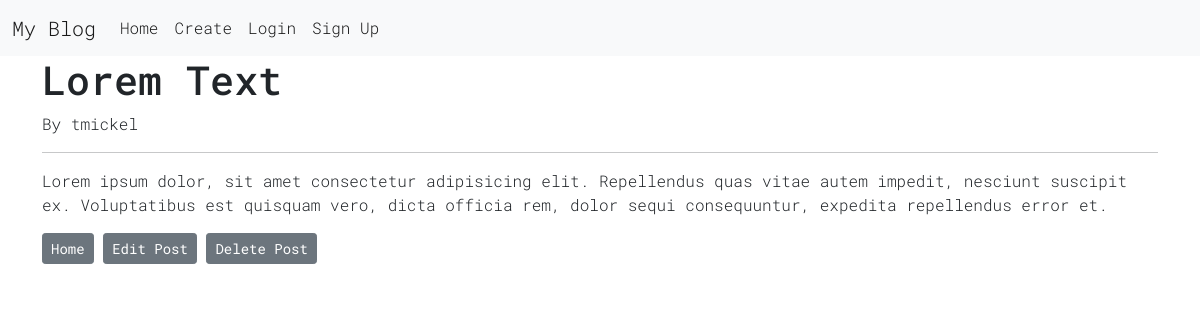
Screenshot of /posts/6/ with the database file from the repository.
### blog/models.py (models this page shows, shortened)
class Post(models.Model):
    title = models.CharField(max_length=200)
    author = models.ForeignKey("auth.User", on_delete=models.CASCADE)
    body = models.TextField()

### blog/views.py (the view)
# urls.py: path("posts/<int:pk>/", BlogDetailView.as_view(), name="post_detail"),
class BlogDetailView(DetailView):
    model = Post
    template_name = "post_detail.html"

### templates/post_detail.html (shortened to what this page needs)
{% extends 'base.html' %}
{% block content %}
    <div class="container">
        <div class="post_entry">
            <h1>{{ post.title }}</h1>
            <p>By {{ post.author }}</p>
            <hr>
            <p>{{ post.body }}</p>
            <a class="btn btn-secondary btn-sm" href="{% url 'home' %}">Home</a>
            <a class="btn btn-secondary btn-sm" href="{% url 'post_edit' post.pk %}">Edit Post</a>
            <a class="btn btn-secondary btn-sm" href="{% url 'post_delete' post.pk %}">Delete Post</a>
        </div>
    </div>
{% endblock content %}

### static/css/base.css (style rules this page uses)
body { font-family: 'Roboto Mono', monospace; font-weight: 300; }

### rows the page displays
Post: title "Lorem Text", author "tmickel", body "Lorem ipsum dolor, sit amet consectetur adipisicing elit. Repellendus quas vitae autem impedit, nesciunt suscipit ex. Voluptatibus est quisquam vero, dicta officia rem, dolor sequi consequuntur, expedita repellendus error et."
